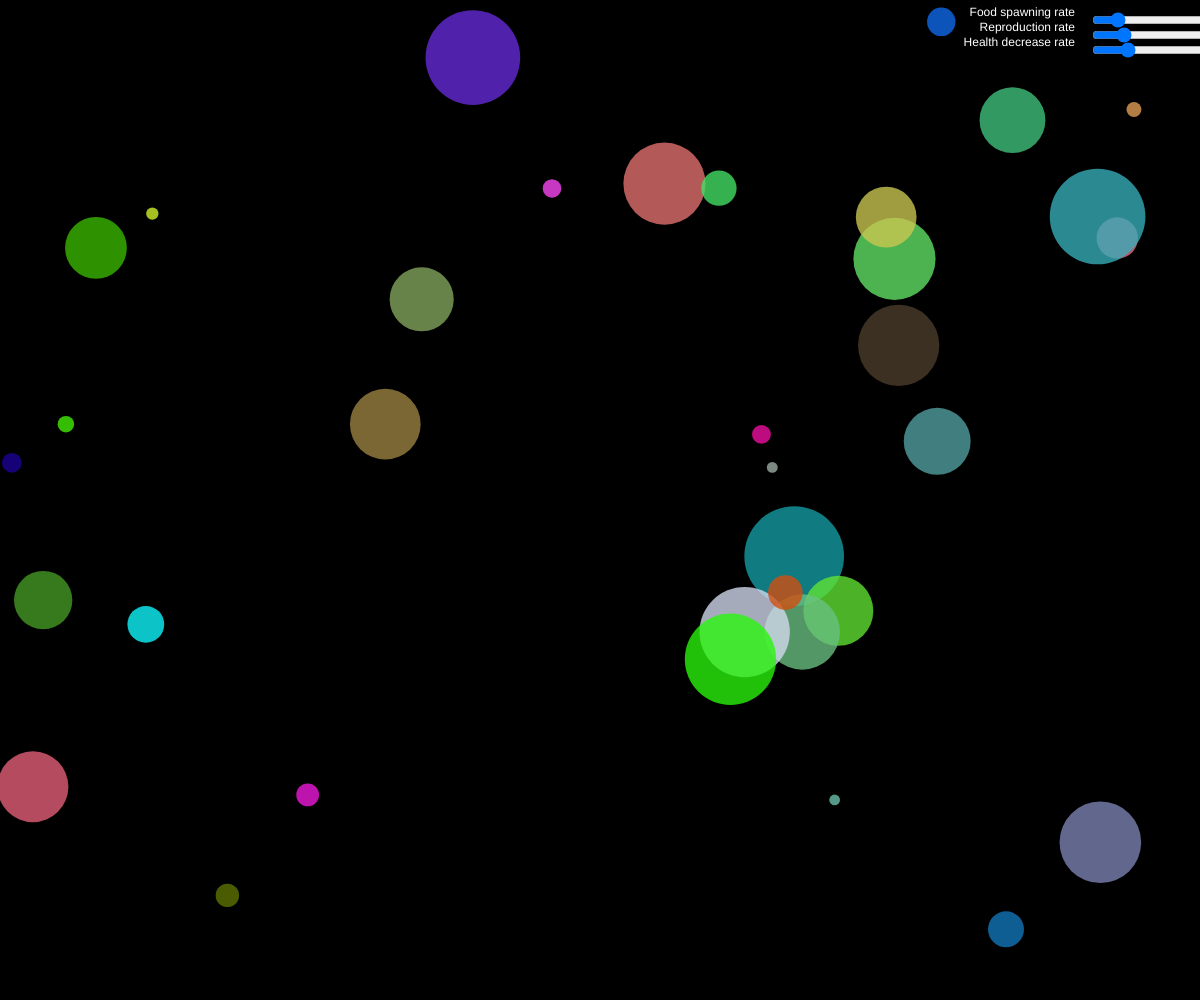
Frame 1 (no input)
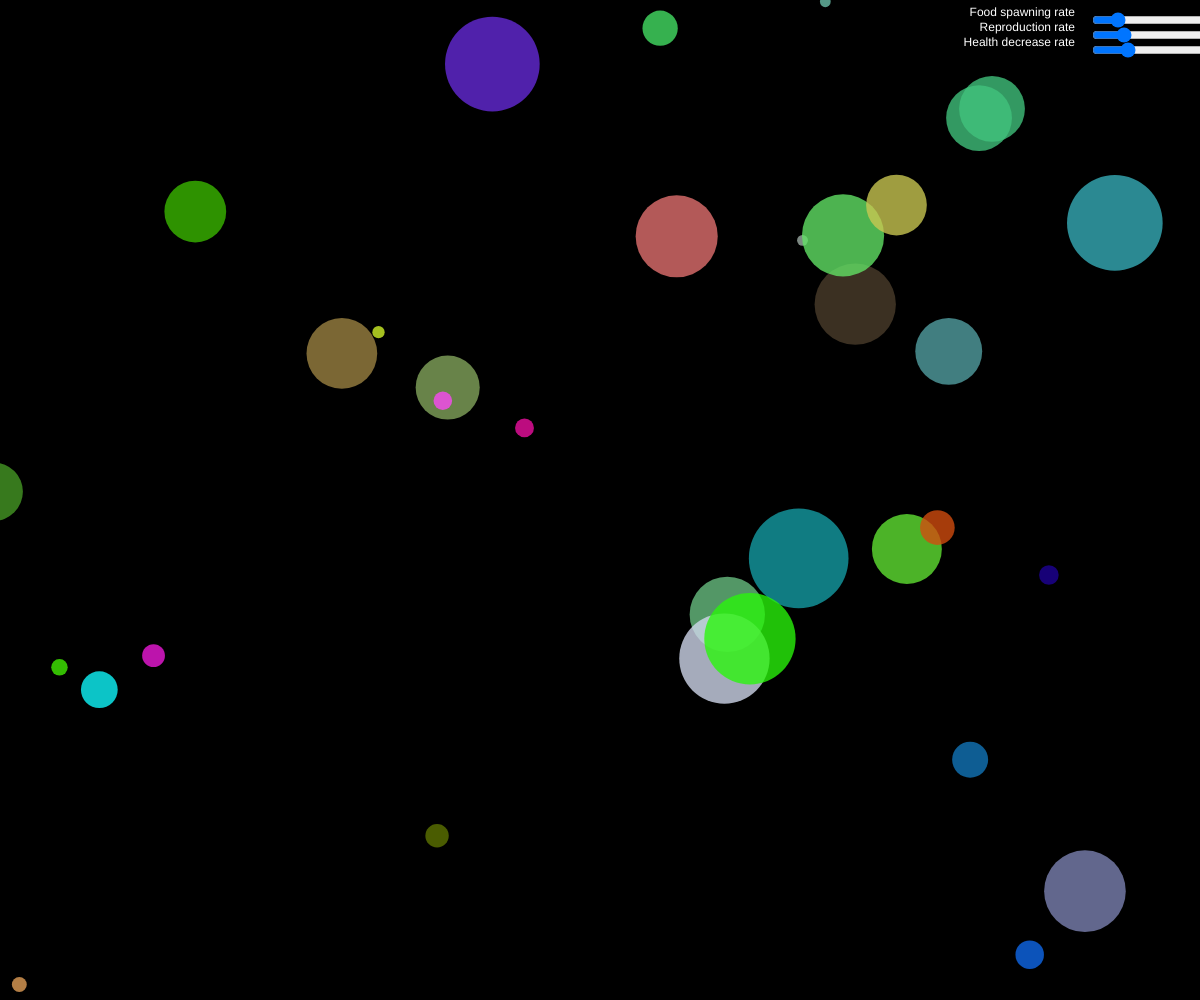
Frame 60 (no input)
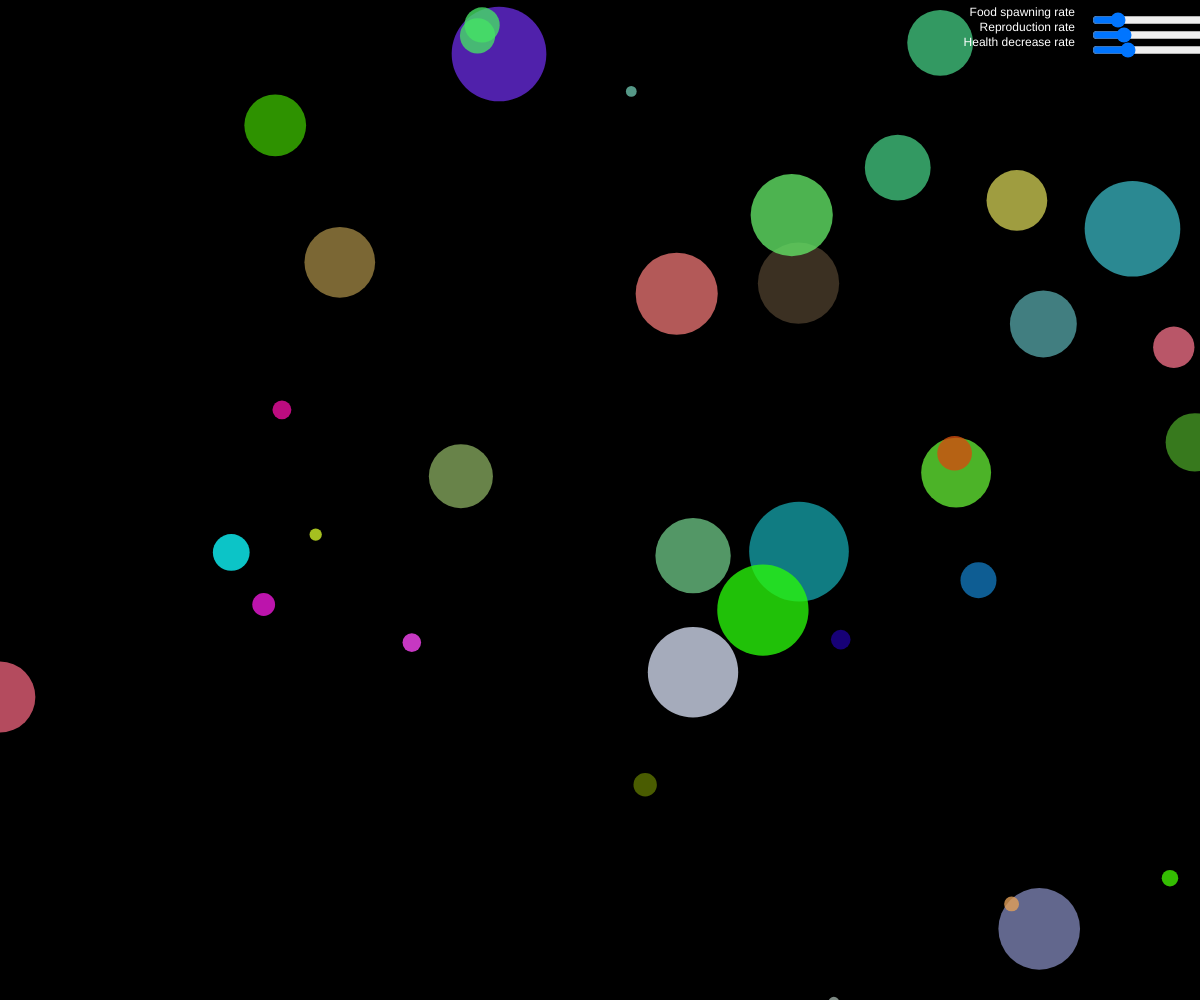
Frame 120 (the mouse pressed at the canvas centre since frame 60)

The p5.js sketch that drew these frames (run headless with seeded random() and noise() and a simulated clock; from frame 60 on, the mouse is pressed at the canvas centre):

// p5.js sketch
// ── sketch.js
var popu;
var foods = [];
var selectedID;
var showFood = false;

var edit = {
   FR: 0.00088,
   RR: 0.00047,
   HR: 0.1
};

function setup() {
   createCanvas(windowWidth, windowHeight);

   popu = new Population(35);
   for (var a = 0; a < 10; a++) {
      foods[a] = new Food();
   }

   sliderFR = createSlider(0, 0.0055, 0.00088, 0.000001);
   sliderFR.position(width - 110, 10);

   sliderRR = createSlider(0, 0.0022, 0.00047, 0.000001);
   sliderRR.position(width - 110, 25);

   sliderHR = createSlider(0, 0.4, 0.1, 0.0001);
   sliderHR.position(width - 110, 40);
}

function draw() {
   background(0);

   popu.run();

   if (showFood)
      for (var a = 0; a < foods.length; a++) foods[a].show();

   for (var b = 0; b < popu.balls.length; b++) {
      popu.balls[b].info = popu.balls[b].dna.genes[2] == selectedID ? true : false;
   }

   edit.FR = sliderFR.value();
   edit.RR = sliderRR.value();
   edit.HR = sliderHR.value();

   textSize(12);
   fill(255);
   noStroke();
   textAlign(RIGHT, TOP);

   text("Food spawning rate", width - 125, 7);
   text("Reproduction rate", width - 125, 7 + 15);
   text("Health decrease rate", width - 125, 7 + 15 * 2);
}

function Population(nob) {
   this.balls = [];

   for (var i = 0; i < nob; i++) {
      this.balls[i] = new Ball();
      this.balls[i].dna.genes[2] = i;
   }

   this.run = function () {
      for (var i = 0; i < this.balls.length; i++) {
         this.balls[i].update();
         this.balls[i].checkCol();
         popu.isKill();
         this.balls[i].repro();
         this.balls[i].show();


         if (random(1) < edit.FR) foods.push(new Food());
      }
   };

   this.add = function (bal) {
      var dna = bal.dna;
      var pos = bal.pos;
      this.balls.push(new Ball(dna, pos.x, pos.y));
   };

   this.isKill = function () {
      for (var a = 0; a < this.balls.length; a++) {
         if (this.balls[a].health <= 0) {
            foods.push(new Food(this.balls[a].pos.x, this.balls[a].pos.y));
            this.balls.splice(a, 1);
         }
      }
   };
}

function Ball(dna, x, y) {
   this.health = 100;
   this.info = false;
   this.vel = createVector();
   this.perSeedX = random(100);
   this.perSeedY = random(100);

   this.pos = x && y ? createVector(x, y) : createVector(random(width), random(height));
   this.dna = dna ? dna : new DNA();
   this.size = this.dna.genes[0];

   this.show = function () {
      fill(this.dna.genes[1]);
      noStroke();
      ellipse(this.pos.x, this.pos.y, this.dna.genes[0], this.dna.genes[0]);

      if (
         dist(mouseX, mouseY, this.pos.x, this.pos.y) < this.dna.genes[0] ||
         this.info
      ) {
         fill(255);
         textAlign(CENTER, CENTER);
         text(
            this.dna.genes[0].toFixed(1) + " | " + this.health.toFixed(1) + "%",
            this.pos.x,
            this.pos.y - (this.dna.genes[0] / 2 + 15)
         );
      }
   };

   this.update = function () {
      this.perSeedX += 0.01;
      this.perSeedY += 0.01;
      this.vel.set(
         map(noise(this.perSeedX), 0, 1, -1, 1),
         map(noise(this.perSeedY), 0, 1, -1, 1)
      );
      this.vel.normalize();
      this.vel.mult(map(this.dna.genes[0], 0, 100, 5, 0.1));

      this.pos.add(this.vel);

      this.health -= edit.HR;
   };

   this.repro = function () {
      if (random(1) < edit.RR) popu.add(this);
   };

   this.checkCol = function () {
      if (this.pos.x < this.dna.genes[0] * -1) this.pos.x = width + this.dna.genes[0];

      if (this.pos.x > width + this.dna.genes[0]) this.pos.x = this.dna.genes[0] * -1;

      if (this.pos.y < this.dna.genes[0] * -1) this.pos.y = height + this.dna.genes[0];

      if (this.pos.y > height + this.dna.genes[0]) this.pos.y = this.dna.genes[0] * -1;

      for (var a = 0; a < foods.length; a++) {
         if (
            colRC(
               foods[a].pos.x,
               foods[a].pos.y,
               15,
               15,
               this.pos.x,
               this.pos.y,
               this.size
            )
         ) {
            this.health = 100;
            foods.splice(a, 1);
         }
      }
   };
}

function DNA() {
   this.genes = [];

   //size and speed
   this.genes[0] = random(5, 100);
   //color
   this.genes[1] = color(random(255), random(255), random(255), 200);
   //ID
   this.genes[2] = 0;
}

function Food(x, y) {
   this.pos = x && y ? createVector(x, y) : createVector(random(width), random(height));

   this.show = function () {
      fill(255, 200);
      noStroke();
      rect(this.pos.x, this.pos.y, 15, 15);
   }
}

function mousePressed() {
   for (var a = 0; a < popu.balls.length; a++) {
      if (
         dist(mouseX, mouseY, popu.balls[a].pos.x, popu.balls[a].pos.y) <
         popu.balls[a].size / 2
      ) selectedID = popu.balls[a].dna.genes[2];
   }
}

function keyPressed() {
   showFood = showFood ? false : true;
}

function colRC(rx, ry, rw, rh, cx, cy, diameter) {
   var testX = cx;
   var testY = cy;
   testX = cx < rx ? rx : (cx > rx + rw ? rx + rw : rx);
   testY = cy < ry ? ry : (cy > ry + rh ? ry + rh : ry);
   var distance = this.dist(cx, cy, testX, testY);
   if (distance <= diameter / 2) return true;
   return false;
}
